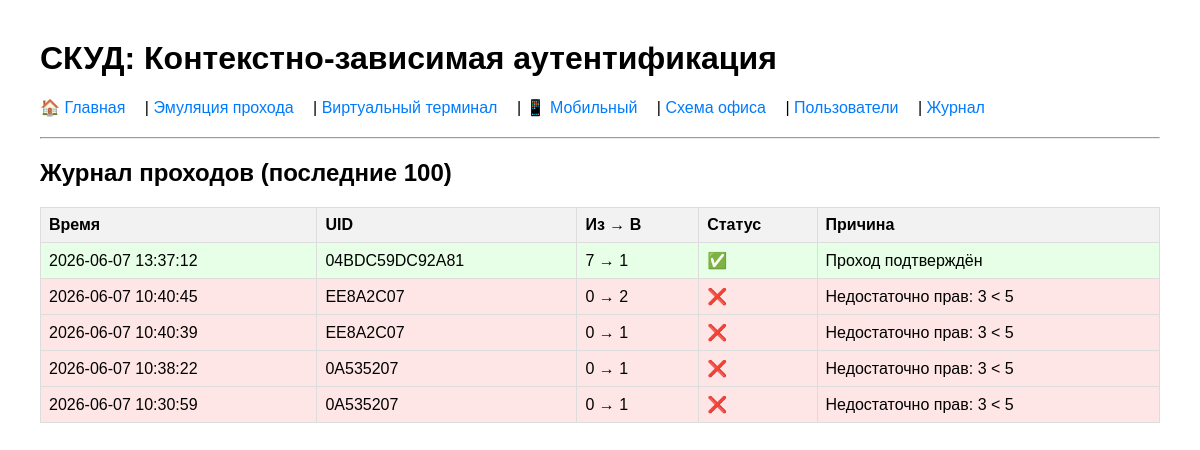
Page /logs on the committed database.
### tables this page shows
CREATE TABLE access_logs (
            id INTEGER PRIMARY KEY AUTOINCREMENT,
            uid TEXT NOT NULL,
            zone_from INTEGER NOT NULL,
            zone_to INTEGER NOT NULL,
            success INTEGER NOT NULL,
            reason TEXT,
            timestamp DATETIME DEFAULT CURRENT_TIMESTAMP,
            FOREIGN KEY (uid) REFERENCES users(uid)
        );

### app.py (the view)
@app.route('/logs')
def logs():
    logs_list = get_recent_logs(100)
    return render_template('logs.html', logs=logs_list)

### database.py (called while the page is built)
def get_connection():
    conn = sqlite3.connect(DB_PATH)
    conn.row_factory = sqlite3.Row
    conn.execute("PRAGMA foreign_keys = ON")
    return conn

def get_recent_logs(limit: int = 100):
    conn = get_connection()
    cursor = conn.cursor()
    cursor.execute(
        "SELECT * FROM access_logs ORDER BY timestamp DESC LIMIT ?",
        (limit,)
    )
    logs = cursor.fetchall()
    conn.close()
    return logs

### templates/logs.html
{% extends "base.html" %}
{% block content %}
<h2>Журнал проходов (последние 100)</h2>
<table>
    <tr>
        <th>Время</th><th>UID</th><th>Из → В</th><th>Статус</th><th>Причина</th>
    </tr>
    {% for log in logs %}
    <tr style="background: {% if log.success %}#e6ffe6{% else %}#ffe6e6{% endif %}">
        <td>{{ log.timestamp }}</td>
        <td>{{ log.uid }}</td>
        <td>{{ log.zone_from }} → {{ log.zone_to }}</td>
        <td>{% if log.success %}✅{% else %}❌{% endif %}</td>
        <td>{{ log.reason }}</td>
    </tr>
    {% endfor %}
</table>
{% endblock %}

### templates/base.html (style rules this page uses)
body { font-family: Arial, sans-serif; margin: 40px; }
table { border-collapse: collapse; width: 100%; }
th, td { border: 1px solid #ddd; padding: 8px; text-align: left; }
th { background-color: #f2f2f2; }

### rows in the picture
access_logs: timestamp "2026-06-07 13:37:12", uid "04BDC59DC92A81", zone_from "7", zone_to "1", reason "Проход подтверждён"
access_logs: timestamp "2026-06-07 10:40:45", uid "EE8A2C07", zone_from "0", zone_to "2", reason "Недостаточно прав: 3 < 5"
access_logs: timestamp "2026-06-07 10:40:39", uid "EE8A2C07", zone_from "0", zone_to "1", reason "Недостаточно прав: 3 < 5"
access_logs: timestamp "2026-06-07 10:38:22", uid "0A535207", zone_from "0", zone_to "1", reason "Недостаточно прав: 3 < 5"
access_logs: timestamp "2026-06-07 10:30:59", uid "0A535207", zone_from "0", zone_to "1", reason "Недостаточно прав: 3 < 5"
